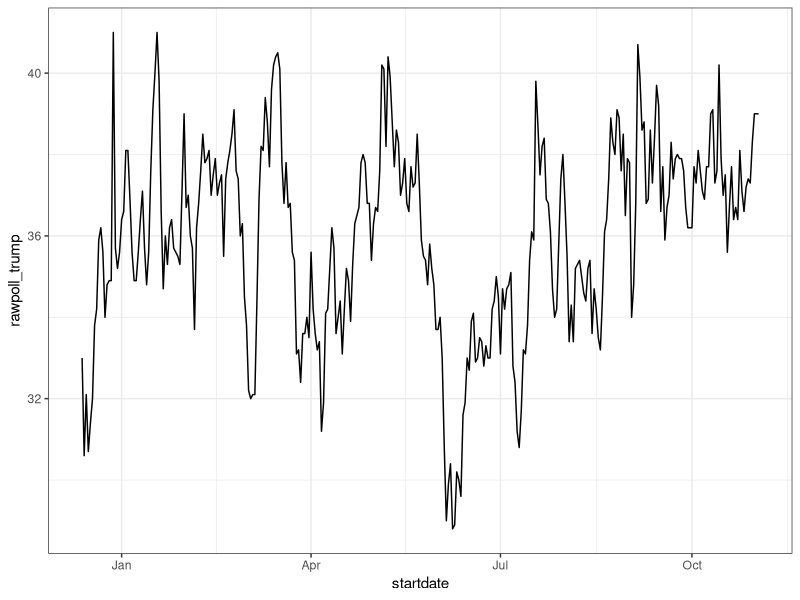
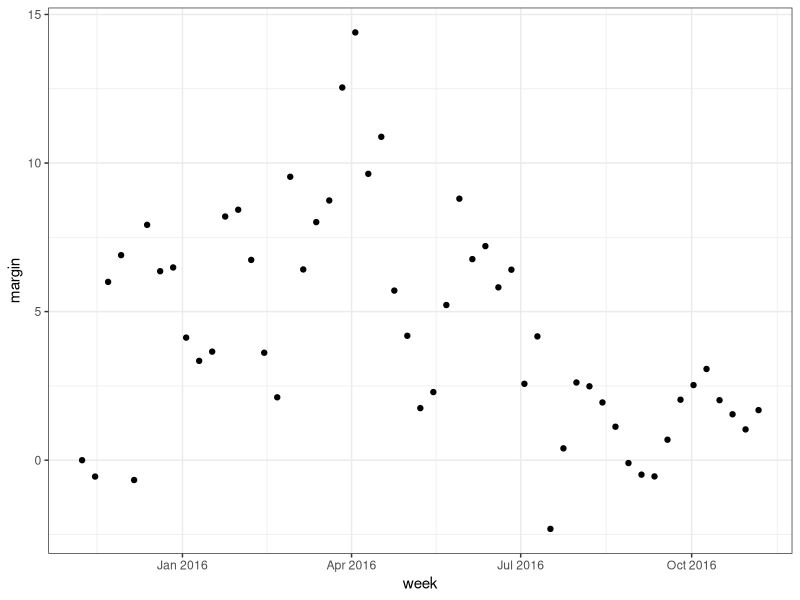

These figures' R source, in order:
## ---- chunk 1
library(tidyverse)
library(dslabs)
library(gridExtra)
library(ggthemes)
ds_theme_set()
options(digits = 3)
knitr::opts_chunk$set(
  comment = "#>",
  collapse = TRUE,
  cache = TRUE,
  out.width = "70%",
  fig.align = "center",
  fig.width = 6,
  fig.asp = 0.618,  # 1 / phi
  fig.show = "hold"
)

img_path <- "img"
## ---- chunk 2
data("polls_us_election_2016") 
polls_us_election_2016$startdate |> head() 
## ---- chunk 3
class(polls_us_election_2016$startdate) 
## ---- chunk 4
as.numeric(polls_us_election_2016$startdate) |> head() 
## ---- chunk 5
as.Date("1970-01-01") |> as.numeric() 
## ---- chunk 6
polls_us_election_2016 |> filter(pollster == "Ipsos" & state =="U.S.") |> 
  ggplot(aes(startdate, rawpoll_trump)) + 
  geom_line() 
## ---- chunk 7
library(lubridate) 
## ---- chunk 8
set.seed(2002) 
dates <- sample(polls_us_election_2016$startdate, 10) |> sort() 
dates 
## ---- chunk 9
tibble(date = dates,  
       month = month(dates), 
       day = day(dates), 
       year = year(dates)) 
## ---- chunk 10
month(dates, label = TRUE) 
## ---- chunk 11
x <- c(20090101, "2009-01-02", "2009 01 03", "2009-1-4", 
       "2009-1, 5", "Created on 2009 1 6", "200901 !!! 07") 
ymd(x) 
## ---- chunk 12
x <- "09/01/02" 
## ---- chunk 13
ymd(x) 
## ---- chunk 14
mdy(x) 
## ---- chunk 15
ydm(x) 
myd(x) 
dmy(x) 
dym(x) 
## ---- chunk 16
now() 
now("GMT") 
## ---- chunk 17
now() |> hour() 
now() |> minute() 
now() |> second() 
## ---- chunk 18
x <- c("12:34:56") 
hms(x) 
x <- "Nov/2/2012 12:34:56" 
mdy_hms(x) 
## ---- chunk 19
make_date(2019, 7, 6) 
## ---- chunk 20
make_date(1980:1989) 
## ---- chunk 21
polls_us_election_2016 |>  
  mutate(week = round_date(startdate, "week")) |> 
  group_by(week) |> 
  summarize(margin = mean(rawpoll_clinton - rawpoll_trump)) |> 
  ggplot(aes(week, margin)) + 
  geom_point() 
